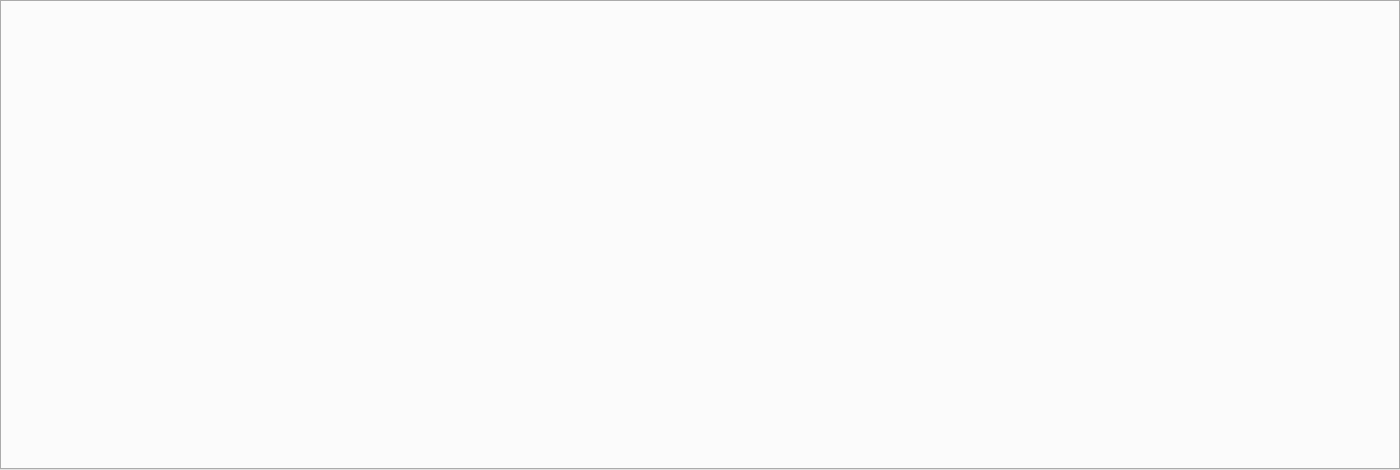
<?xml version="1.0" encoding="UTF-8"?>
<ui version="4.0">
 <class>MainWindow</class>
 <widget class="QMainWindow" name="MainWindow">
  <property name="geometry">
   <rect>
    <x>0</x>
    <y>0</y>
    <width>1400</width>
    <height>470</height>
   </rect>
  </property>
  <property name="windowTitle">
   <string/>
  </property>
  <widget class="QWidget" name="centralwidget">
   <layout class="QGridLayout" name="gridLayout">
    <property name="leftMargin">
     <number>0</number>
    </property>
    <property name="topMargin">
     <number>0</number>
    </property>
    <property name="rightMargin">
     <number>0</number>
    </property>
    <property name="bottomMargin">
     <number>0</number>
    </property>
    <property name="spacing">
     <number>0</number>
    </property>
    <item row="0" column="0">
     <widget class="QTabWidget" name="tabWidget">
      <property name="tabPosition">
       <enum>QTabWidget::West</enum>
      </property>
     </widget>
    </item>
   </layout>
  </widget>
 </widget>
 <resources/>
 <connections/>
</ui>
